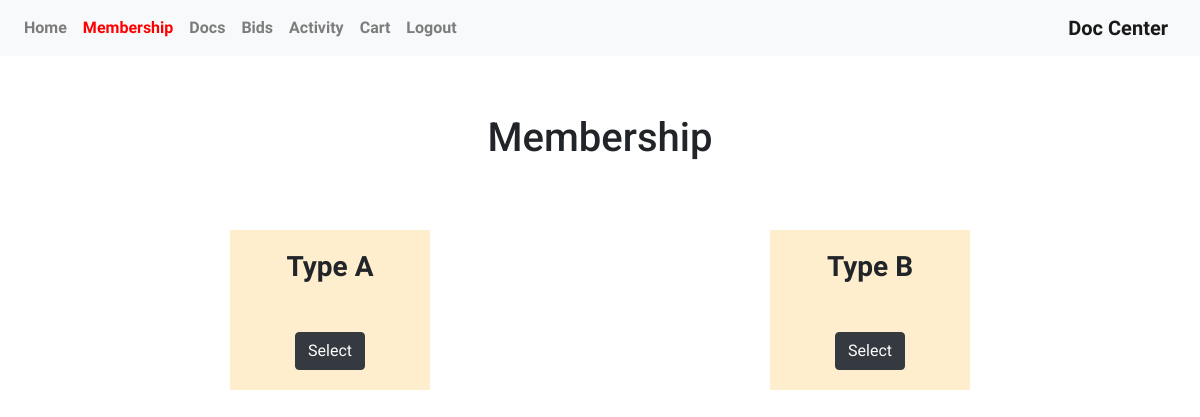
Page /membership/ (signed in) on the earlier database version.
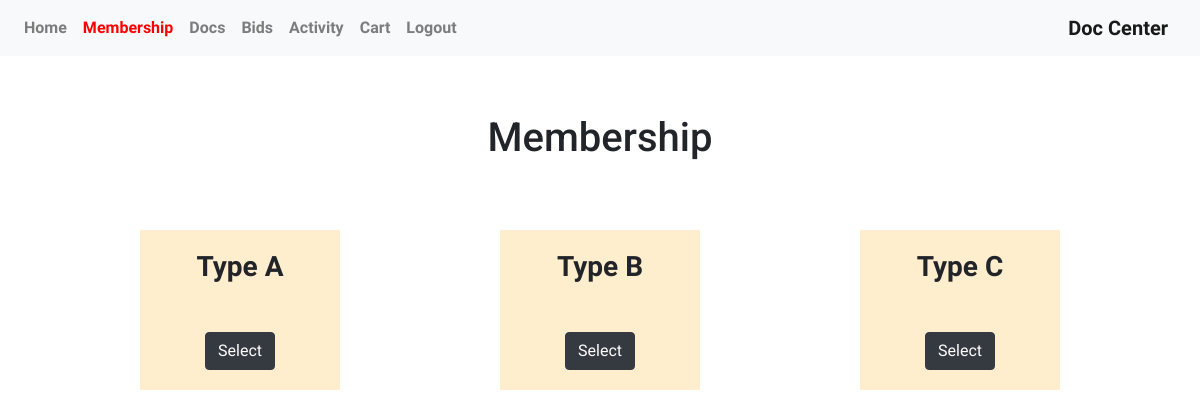
Same page on the later database version.
### doc_center_app/models.py (models this page shows, shortened)
class types(models.Model):
    type_id = models.UUIDField(primary_key=True, default=uuid.uuid4, editable=False)
    number_name = models.IntegerField()
    type_name = models.CharField(max_length=200)

### doc_center_app/views.py (the view)
# urls.py: path('membership/', views.membership, name="membership"),
def membership(request):
    if request.method == 'POST':
        types = models.types.objects.get(type_id=request.POST['type_id'])
        m = models.type_of_membership.objects.filter(user_id=give_u(request.user.username))
        if m:
            m.update(membership_type=types)
        else:
            models.type_of_membership.objects.create(user_id=give_u(request.user.username), membership_type=types)
        activity = 'Applied For Type '+types.type_name
        save_activity(request, activity)
        return redirect('activity')
    else:
        types = models.types.objects.all()
        return render(request, 'homepages/membership.html', {'types': types})

### templates/homepages/membership.html (shortened to what this page needs)
{% extends 'base.html' %}
{% load static %}
{% block body %}
{% if user.is_authenticated %}
    <div id="home" class="container mx-auto text-center" style="margin: 10px 0px 80px 0px;">
        <div class="row">
            <div class="col-md-9 mx-auto text-center .col-md-pull-12">
                <h1>Membership</h1>
            </div>
        </div>
        <div id="plans" class="container mx-auto text-center" style="margin-top: 50px;">
            <div class="row  mx-auto text-center">
                {% for t in types %}
                <div class="plan bg_wheat  mx-auto text-center" style="width: 200px; padding: 20px; margin: 10px;">
                    <h3 style="font-weight: 700;">Type {{ t.type_name }}</h3>
                    <br>
                    <form action="{% url 'membership' %}" method="POST">
                        <button onclick="type_selected('{{ t.type_name }}');" class="selected_agreement btn btn-dark">Select</button>
                    </form>
                </div>
                {% endfor %}
            </div>
        </div>
    </div>
{% endif %}
{% endblock %}

Differences in the rows shown:
added types: type_name "C"
